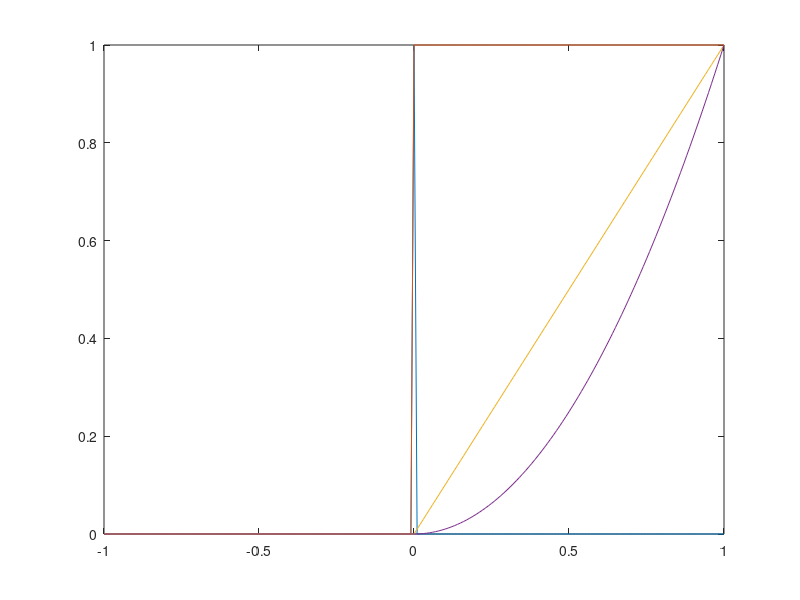

MATLAB code for this plot:
t = (-1:0.01:1)';

impulse = t==0;
unitstep = t>=0;
ramp = t.*unitstep;
quad = t.^2.*unitstep;
plot(t,[impulse unitstep ramp quad])